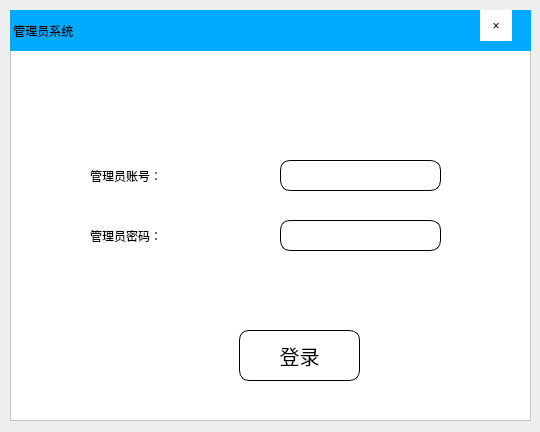
<?xml version="1.0" encoding="UTF-8"?>
<ui version="4.0">
 <class>Guanli</class>
 <widget class="QDialog" name="Guanli">
  <property name="geometry">
   <rect>
    <x>0</x>
    <y>0</y>
    <width>540</width>
    <height>432</height>
   </rect>
  </property>
  <property name="windowTitle">
   <string>Dialog</string>
  </property>
  <widget class="QFrame" name="frame">
   <property name="geometry">
    <rect>
     <x>10</x>
     <y>10</y>
     <width>521</width>
     <height>411</height>
    </rect>
   </property>
   <property name="styleSheet">
    <string notr="true">background-color: rgb(255, 255, 255);</string>
   </property>
   <property name="frameShape">
    <enum>QFrame::StyledPanel</enum>
   </property>
   <property name="frameShadow">
    <enum>QFrame::Raised</enum>
   </property>
   <widget class="QLabel" name="label">
    <property name="geometry">
     <rect>
      <x>0</x>
      <y>0</y>
      <width>521</width>
      <height>41</height>
     </rect>
    </property>
    <property name="styleSheet">
     <string notr="true">background-color: rgb(0, 170, 255);
font: 14pt &quot;黑体&quot;;</string>
    </property>
    <property name="text">
     <string> 管理员系统</string>
    </property>
   </widget>
   <widget class="QToolButton" name="close">
    <property name="geometry">
     <rect>
      <x>470</x>
      <y>0</y>
      <width>32</width>
      <height>31</height>
     </rect>
    </property>
    <property name="styleSheet">
     <string notr="true">border:none</string>
    </property>
    <property name="text">
     <string>×</string>
    </property>
   </widget>
   <widget class="QLineEdit" name="account">
    <property name="geometry">
     <rect>
      <x>270</x>
      <y>150</y>
      <width>161</width>
      <height>31</height>
     </rect>
    </property>
    <property name="styleSheet">
     <string notr="true">border:1px solid black;
border-radius:10px;</string>
    </property>
   </widget>
   <widget class="QLineEdit" name="password">
    <property name="geometry">
     <rect>
      <x>270</x>
      <y>210</y>
      <width>161</width>
      <height>31</height>
     </rect>
    </property>
    <property name="styleSheet">
     <string notr="true">border:1px solid black;
border-radius:10px;</string>
    </property>
    <property name="echoMode">
     <enum>QLineEdit::Password</enum>
    </property>
   </widget>
   <widget class="QLabel" name="label_2">
    <property name="geometry">
     <rect>
      <x>80</x>
      <y>150</y>
      <width>161</width>
      <height>31</height>
     </rect>
    </property>
    <property name="styleSheet">
     <string notr="true">font: 75 9pt &quot;Arial&quot;;</string>
    </property>
    <property name="text">
     <string>管理员账号：</string>
    </property>
   </widget>
   <widget class="QLabel" name="label_3">
    <property name="geometry">
     <rect>
      <x>80</x>
      <y>210</y>
      <width>171</width>
      <height>31</height>
     </rect>
    </property>
    <property name="styleSheet">
     <string notr="true">font: 75 9pt &quot;Arial&quot;;</string>
    </property>
    <property name="text">
     <string>管理员密码：</string>
    </property>
   </widget>
   <widget class="QPushButton" name="pushButton">
    <property name="geometry">
     <rect>
      <x>229</x>
      <y>320</y>
      <width>121</width>
      <height>51</height>
     </rect>
    </property>
    <property name="styleSheet">
     <string notr="true">border:1px solid black;
border-radius:10px;
font:20px;</string>
    </property>
    <property name="text">
     <string>登录</string>
    </property>
   </widget>
  </widget>
 </widget>
 <resources/>
 <connections/>
</ui>
